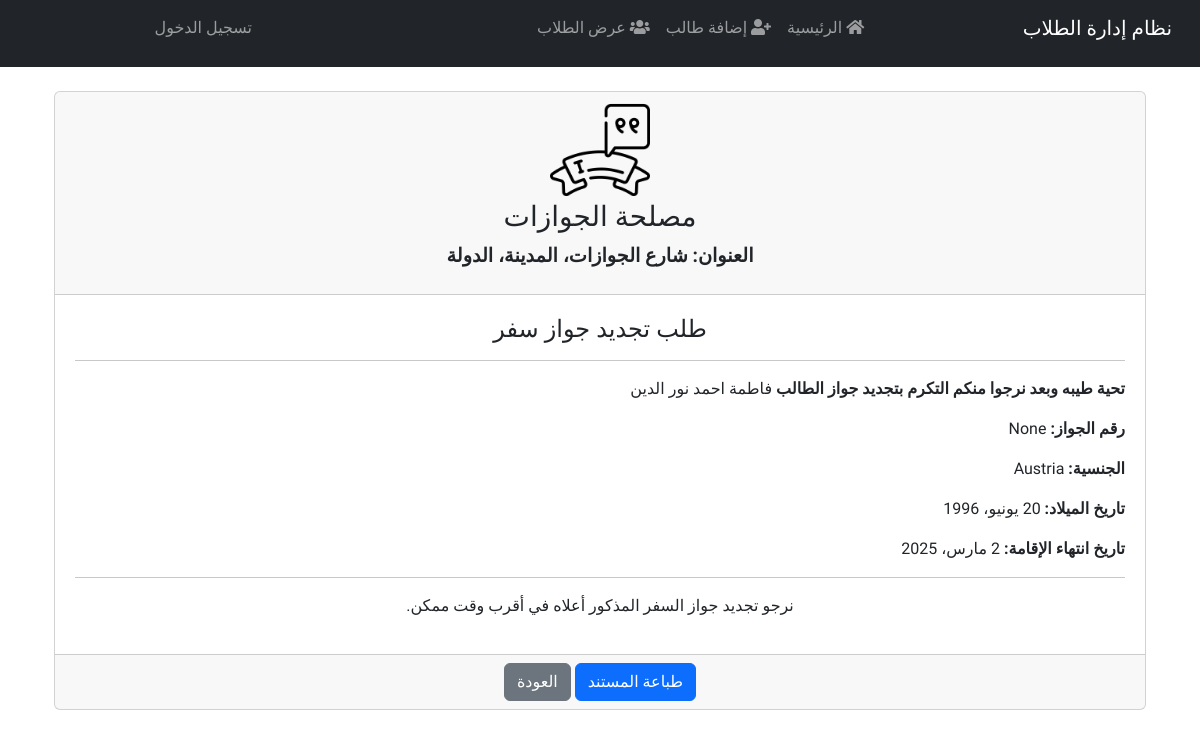
The page /student/24/to_passports/ on the database as committed earlier.
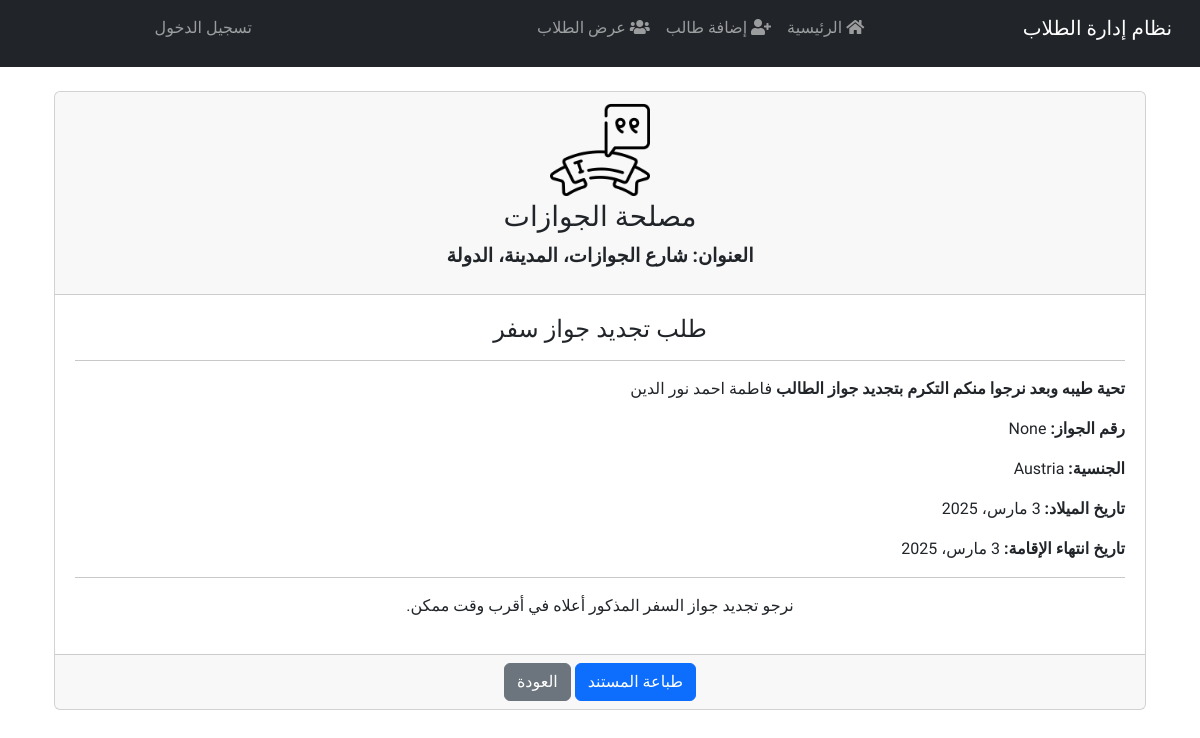
The same page on the database as committed later.
### students/models.py (models this page shows, shortened)
class Student(models.Model):
    GENDER_CHOICES = [
        ('M', 'ذكر'),
        ('F', 'أنثى'),
    ]
    nationality = CountryField(verbose_name="الجنسية")  # استخدام CountryField
    MARITAL_STATUS_CHOICES = [
        ('single', 'أعزب'),
        ('married', 'متزوج'),
        ('divorced', 'مطلق'),
        ('widowed', 'أرمل'),
    ]
    first_name = models.CharField(max_length=100, verbose_name="الاسم الأول")
    last_name = models.CharField(max_length=100, verbose_name="اللقب")
    birth_date = models.DateField(verbose_name="تاريخ الميلاد")
    gender = models.CharField(max_length=1, choices=GENDER_CHOICES, verbose_name="الجنس")
    image = models.ImageField(upload_to='students_images/', blank=True, null=True, verbose_name="صورة الطالب")
    nationality = CountryField(verbose_name="الجنسية")
    job = models.CharField(max_length=100, verbose_name="الوظيفة", blank=True, null=True)
    marital_status = models.CharField(max_length=10, choices=MARITAL_STATUS_CHOICES, verbose_name="الحالة الاجتماعية")
    passport_number = models.CharField(max_length=50, blank=True, null=True, verbose_name="رقم الجواز")
    registration_number = models.CharField(max_length=50, blank=True, null=True, verbose_name="رقم التسجيل")
    place_of_issue = models.CharField(max_length=100, blank=True, null=True, verbose_name="مكان الإصدار")
    purpose = models.CharField(max_length=100, blank=True, null=True, verbose_name="الغرض")
    registration_place = models.CharField(max_length=100, blank=True, null=True, verbose_name="مكان التسجيل")
    visa_number = models.CharField(max_length=50, blank=True, null=True, verbose_name="رقم التأشيرة")
    date_of_issued = models.DateField(blank=True, null=True, verbose_name="تاريخ الإصدار")
    port_name = models.CharField(max_length=100, blank=True, null=True, verbose_name="اسم الميناء")
    date_of_registration = models.DateField(blank=True, null=True, verbose_name="تاريخ التسجيل")
    place_of_issued_residence = models.CharField(max_length=100, blank=True, null=True, verbose_name="مكان إصدار الإقامة")
    residence_number = models.CharField(max_length=50, blank=True, null=True, verbose_name="رقم الإقامة")
    residence_issue_place = models.CharField(max_length=100, blank=True, null=True, verbose_name="مكان إصدار الإقامة")
    residence_issued_date = models.DateField(blank=True, null=True, verbose_name="تاريخ إصدار الإقامة")
    residence_end_date = models.DateField(blank=True, null=True, verbose_name="تاريخ انتهاء الإقامة")
    reference_number = models.CharField(max_length=50, blank=True, null=True, verbose_name="الرقم المرجعي")
    entry_date = models.DateField(blank=True, null=True, verbose_name="تاريخ الدخول")
    end_date = models.DateField(blank=True, null=True, verbose_name="تاريخ المغادرة")
    registration_date = models.DateField(blank=True, null=True, verbose_name="تاريخ التسجيل")
    end_registration_date = models.DateField(blank=True, null=True, verbose_name="تاريخ انتهاء التسجيل")
    type_of_services = models.CharField(max_length=100, blank=True, null=True, verbose_name="نوع الخدمات")
    issuing_authority = models.CharField(max_length=100, blank=True, null=True, verbose_name="الجهة المصدرة")
    phone_number = models.CharField(max_length=20, blank=True, null=True, verbose_name="رقم الهاتف")
    companion_name = models.CharField(max_length=100, blank=True, null=True, verbose_name="اسم المرافق")
    companion_nationality = models.CharField(max_length=100, blank=True, null=True, verbose_name="جنسية المرافق")
    companion_relationship = models.CharField(max_length=100, blank=True, null=True, verbose_name="صلة القرابة")
    companion_passport_number = models.CharField(max_length=50, blank=True, null=True, verbose_name="رقم جواز المرافق")
    companion_residence_number = models.CharField(max_length=50, blank=True, null=True, verbose_name="رقم إقامة المرافق")
    companion_residence_end_date = models.DateField(blank=True, null=True, verbose_name="تاريخ انتهاء إقامة المرافق")
    note = models.TextField(blank=True, null=True, verbose_name="ملاحظة")

### students/views.py (the view)
# urls.py: path('student/<int:student_id>/to_passports/', views.to_passports, name='to_passports'),
def to_passports(request, student_id):
    student = get_object_or_404(Student, id=student_id)
    return render(request, 'students/passport_renewal.html', {'student': student})

### students/templates/students/passport_renewal.html
{% extends "students/base.html" %}
{% load static %}
{% block content %}
<div class="container mt-4">
    <div class="card">
        <div class="card-header text-center">
            <img src="{% static 'images/logo.png' %}" alt="شعار الجهة" style="width: 100px; height: auto;">
            <h3>مصلحة الجوازات</h3>
            <p>العنوان: شارع الجوازات، المدينة، الدولة</p>
        </div>
        <div class="card-body">
            <h4 class="text-center">طلب تجديد جواز سفر</h4>
            <hr>
            <p><strong>تحية طيبه وبعد نرجوا منكم التكرم بتجديد جواز الطالب </strong> {{ student.first_name }} {{ student.last_name }}</p>
            <p><strong>رقم الجواز:</strong> {{ student.passport_number }}</p>
            <p><strong>الجنسية:</strong> {{ student.nationality.name }}</p>
            <p><strong>تاريخ الميلاد:</strong> {{ student.birth_date }}</p>
            <p><strong>تاريخ انتهاء الإقامة:</strong> {{ student.residence_end_date }}</p>
            <hr>
            <p class="text-center">نرجو تجديد جواز السفر المذكور أعلاه في أقرب وقت ممكن.</p>
        </div>
        <div class="card-footer text-center">
            <button class="btn btn-primary" onclick="window.print()">طباعة المستند</button>
            <a href="{% url 'student_detail' student.id %}" class="btn btn-secondary">العودة</a>
        </div>
    </div>
</div>
{% endblock %}

### students/templates/students/base.html (shortened to what this page needs)
{% load static %}
<!DOCTYPE html>
<html lang="ar" dir="rtl">
<head>
    <link rel="stylesheet" href="https://cdn.jsdelivr.net/npm/bootstrap@5.3.0/dist/css/bootstrap.min.css">
    <link href="https://cdn.jsdelivr.net/npm/bootstrap@5.3.0/dist/css/bootstrap.min.css" rel="stylesheet">
    <link href="https://cdn.jsdelivr.net/npm/bootstrap@5.3.0/dist/css/bootstrap.rtl.min.css" rel="stylesheet">
    <link rel="stylesheet" href="https://cdn.jsdelivr.net/npm/flatpickr/dist/flatpickr.min.css">
    <link rel="stylesheet" href="https://cdnjs.cloudflare.com/ajax/libs/font-awesome/5.15.4/css/all.min.css">
    <link rel="stylesheet" href="{% static 'css/styles.css' %}">
    <link rel="stylesheet" href="https://cdnjs.cloudflare.com/ajax/libs/lightbox2/2.11.3/css/lightbox.min.css">
</head>
<body>
       <nav class="navbar navbar-expand-lg navbar-dark bg-dark">
        <div class="container-fluid">
            <a class="navbar-brand" href="{% url 'home' %}">نظام إدارة الطلاب</a>
            <div class="collapse navbar-collapse" id="navbarNav">
                <ul class="navbar-nav me-auto mb-2 mb-lg-0">
                    <li class="nav-item">
                        <a class="nav-link" href="{% url 'home' %}">
                            <i class="fas fa-home"></i> الرئيسية
                        </a>
                    </li>
                    <li class="nav-item">
                        <a class="nav-link" href="{% url 'add_student' %}">
                            <i class="fas fa-user-plus"></i> إضافة طالب
                        </a>
                    </li>
                    <li class="nav-item">
                        <a class="nav-link" href="{% url 'student_list' %}">
                            <i class="fas fa-users"></i> عرض الطلاب
                        </a>
                    </li>                </ul>
                <ul class="navbar-nav ms-auto mb-2 mb-lg-0">
                    {% if user.is_authenticated %}
                        <li class="nav-item">
                            <a class="nav-link" href="{% url 'logout' %}">تسجيل الخروج</a>
                        </li>
                    {% else %}
                        <li class="nav-item">
                            <a class="nav-link" href="{% url 'login' %}">تسجيل الدخول</a>
                        </li>
                    {% endif %}
                </ul>
            </div>
        </div>
    </nav>
    <nav class="navbar navbar-dark bg-dark">
        <div class="container">
        </div>
    </nav>
    <div class="container mt-4">
        {% block content %}{% endblock %}
    </div>
</body>
</html>

### students/static/css/styles.css (style rules this page uses)
body { font-family: 'Tajawal', sans-serif; text-align: right; }
.navbar-nav { margin-right: auto; }
.card { margin-bottom: 20px; }
.card-header { font-size: 1.2em; font-weight: bold; }
.card-body { padding: 20px; }
nav.navbar.navbar-expand-lg.navbar-dark.bg-dark { margin-bottom: -15px !important; }

Rows that differ between the two databases and show on the page:
changed Student "فاطمة احمد": birth_date "20 يونيو، 1996" → "3 مارس، 2025"; residence_end_date "2 مارس، 2025" → "3 مارس، 2025"
